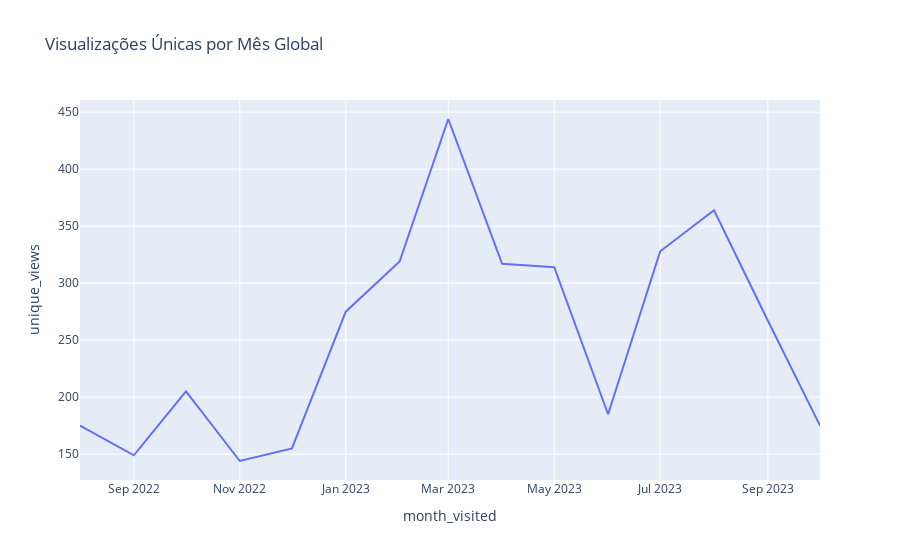

Notebook source saved alongside this figure:
### Code cell
df_total = df_monthly.groupby(['month_visited'])['unique_views'].sum().reset_index()

fig_total_sum_monthly = px.line(df_total, x='month_visited', y='unique_views', 
                            title='Visualizações Únicas por Mês Global')
fig_total_sum_monthly.show()

### Figure 1 — Plotly figure (JSON) as saved in the notebook; plotly's stock layout.template omitted (floating-point values rounded to 4 significant figures)
{"data": [{"hovertemplate": "month_visited=%{x}<br>unique_views=%{y}<extra></extra>", "legendgroup": "", "line": {"color": "#636efa", "dash": "solid"}, "marker": {"symbol": "circle"}, "mode": "lines", "name": "", "orientation": "v", "showlegend": false, "type": "scatter", "x": ["2022-08", "2022-09", "2022-10", "2022-11", "2022-12", "2023-01", "2023-02", "2023-03", "2023-04", "2023-05", "2023-06", "2023-07", "2023-08", "2023-09", "2023-10"], "xaxis": "x", "y": [175, 149, 205, 144, 155, 275, 319, 444, 317, 314, 185, 328, 364, 267, 175], "yaxis": "y"}], "layout": {"legend": {"tracegroupgap": 0}, "title": {"text": "Visualizações Únicas por Mês Global"}, "xaxis": {"anchor": "y", "domain": [0, 1], "title": {"text": "month_visited"}}, "yaxis": {"anchor": "x", "domain": [0, 1], "title": {"text": "unique_views"}}}}
